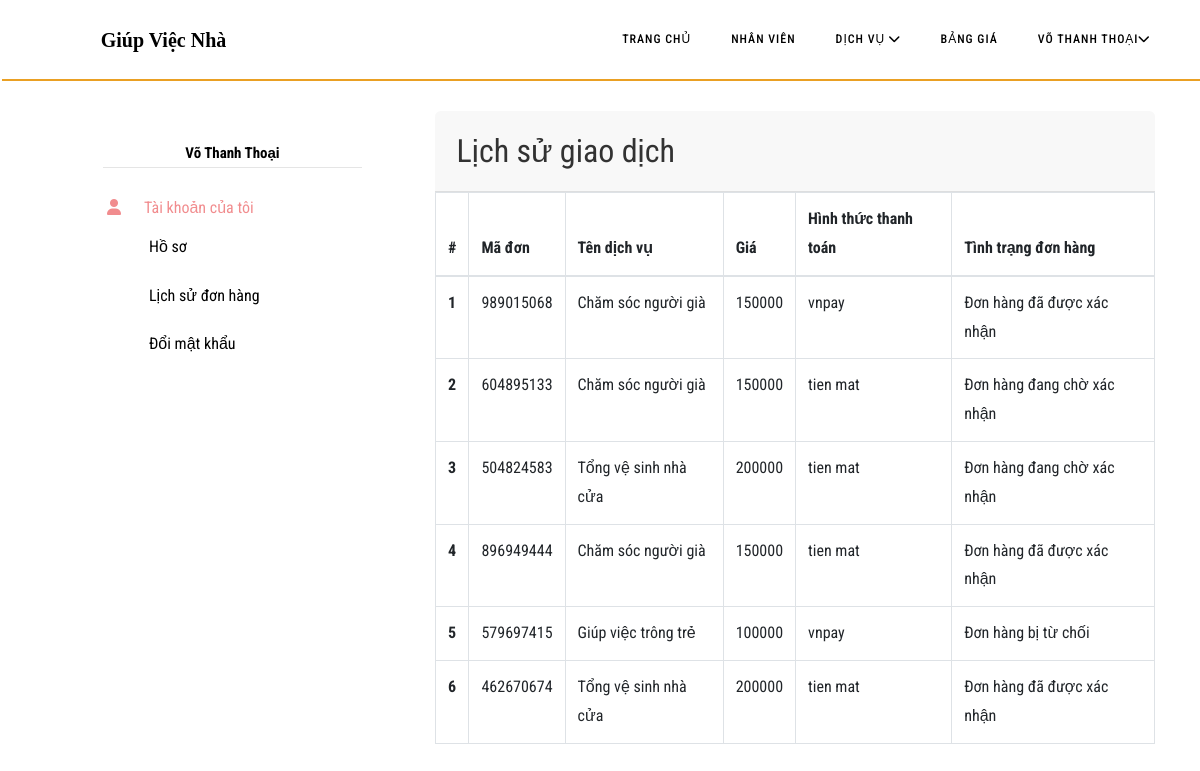
Screenshot of /giupviec/history.php (signed in) with the database file from the repository.
### tables this page shows
CREATE TABLE `khachhang` (
  `ID` int(10) NOT NULL,
  `tennd` varchar(200) DEFAULT NULL,
  `email` varchar(200) DEFAULT NULL,
  `diachi` varchar(200) DEFAULT NULL,
  `password` varchar(200) DEFAULT NULL,
  `gioitinh` enum('Nam','Nữ') DEFAULT NULL,
  `sdt` bigint(20) DEFAULT NULL
);

CREATE TABLE `dondatdichvu` (
  `ID` int(10) NOT NULL,
  `madondat` varchar(80) DEFAULT NULL,
  `ma_kh` int(11) NOT NULL,
  `tennd` varchar(80) DEFAULT NULL,
  `email` varchar(80) DEFAULT NULL,
  `diachi` varchar(80) DEFAULT NULL,
  `sdt` int(11) DEFAULT NULL,
  `ngaydat` varchar(120) DEFAULT NULL,
  `thoigian` varchar(120) DEFAULT NULL,
  `tennv` varchar(200) NOT NULL,
  `ID_dv` int(10) NOT NULL,
  `tendv` varchar(120) NOT NULL,
  `ghichu_kh` varchar(500) NOT NULL,
  `gia` varchar(50) NOT NULL,
  `hinhthucthanhtoan` varchar(50) NOT NULL,
  `ngaythuchien` timestamp NOT NULL DEFAULT current_timestamp(),
  `ghichu` varchar(500) NOT NULL,
  `trangthai` varchar(50) NOT NULL
);

### giupviec/history.php (the view, shortened to what this page needs)
<?php
include('includes/dbconnection.php');
?>
<!DOCTYPE HTML>
<html>
<head>
<link href="admin/css/style.css" rel='stylesheet' type='text/css' />
<link href="admin/css/font-awesome.css" rel="stylesheet">
<link href="css/custom.css" rel="stylesheet">
<link href="css/style.css" rel='stylesheet' type='text/css' />
</head>
<body>
<?php include_once('includes/header.php');?>
<div class="container">
    <div class="row">
    <div class="col-xl-4">
    <?php include_once('includes/sidebar.php');?>
    </div>
	<div class="col-xl-8">
	<div class="cardd mb-4">
	<div class="cardd-header">
		<h2>Lịch sử giao dịch</h2>
</div>
	<table class="table table-bordered"> <thead> <tr><th>#</th> <th>Mã đơn</th>  <th>Tên dịch vụ</th> <th>Giá</th> <th>Hình thức thanh toán</th> <th>Tình trạng đơn hàng</th> </tr> </thead> <tbody>
	<?php
$adminid=$_SESSION['bpmsaid'];
$ret=mysqli_query($con,"select * from dondatdichvu where dondatdichvu.ma_kh='$adminid' ORDER BY dondatdichvu.ID DESC");
$cnt=1;
while ($row=mysqli_fetch_array($ret)) {
?>
             <tr> <th scope="row"><?php echo $cnt;?></th> <td><?php  echo $row['madondat'];?></td><td><?php  echo $row['tendv'];?></td> <td><?php  echo $row['gia'];?></td> <td><?php  echo $row['hinhthucthanhtoan'];?></td>
			 <td>
				<?php if($row['trangthai']==1) {
					echo 'Đơn hàng đã được xác nhận';
				}
				elseif($row['trangthai']==2) {
					echo 'Đơn hàng bị từ chối';
				}
				else {
					echo 'Đơn hàng đang chờ xác nhận';
				}
				?>
				<?php
$cnt=$cnt+1;
}?>
				</tr>
				   </tbody> </table>
</div>
</div>
		</div>
</div>
</body>
</html>

### giupviec/includes/header.php (shortened to what this page needs)
<?php
include('includes/dbconnection.php');
  ?>
<!DOCTYPE html>
<html lang="en" >
<head>
  <link rel="stylesheet" href="https://maxcdn.bootstrapcdn.com/font-awesome/4.4.0/css/font-awesome.min.css">
  <link rel="stylesheet" href="https://fontawesome.com/v5/search?q=user&m=free">
  <link rel="stylesheet" type="text/css" href="fonts/icon/css/all.css">
<link rel="stylesheet" href="./style.css">
</head>
<body>
<nav class="navbar navbar-expand-lg navbar-dark ftco_navbar bg-dark ftco-navbar-light" id="ftco-navbar">
      <div class="container">
        <div class="header-logo">
        <div class="background-images">
        <a class="navbar-brand" href="index.php">Giúp Việc Nhà</a>
        </div>
        </div>
        <?php
        if(isset($_SESSION['bpmsaid'])) {
          $adid=$_SESSION['bpmsaid'];
          $ret=mysqli_query($con,"select tennd from khachhang where ID='$adid'");
          $row=mysqli_fetch_array($ret);
          $name=$row['tennd'];
          ?>
          <div class="collapse navbar-collapse" id="ftco-nav">
          <ul class="navbar-nav ml-auto">
            <li class="nav-item "><a href="index.php" class="nav-link">Trang chủ</a></li>
            <li class="nav-item "><a href="staff.php" class="nav-link">Nhân viên</a></li>
            <li class="nav-item"><a href="#" class="nav-link">Dịch vụ <i class="fa fa-chevron-down"></i></a>
              </li>
              <li class="nav-item "><a href="services.php" class="nav-link">Bảng giá</a></li>
              <li class="nav-item"><a href="#" class="nav-link"><?php echo $name; ?><i class="fa fa-chevron-down"></i> </a>
              </li>
          </ul>
          </div>
          <?php
        }
        ?>
      </div>
    </nav>
</body>
</html>

### giupviec/includes/sidebar.php (shortened to what this page needs)
<?php
include('includes/dbconnection.php');
?>
<!DOCTYPE html>
<html lang="en" >
<head>
  <link rel="stylesheet" href="https://maxcdn.bootstrapcdn.com/font-awesome/4.4.0/css/font-awesome.min.css">
  <link rel="stylesheet" href="https://fontawesome.com/v5/search?q=user&m=free">
  <link rel="stylesheet" type="text/css" href="fonts/icon/css/all.css">
<link rel="stylesheet" href="./style.css">
</head>
<body>
<div class="cardd mb-4 mb-xl-0">
<?php
$adid=$_SESSION['bpmsaid'];
$ret=mysqli_query($con,"select tennd from khachhang where ID='$adid'");
$row=mysqli_fetch_array($ret);
$name=$row['tennd'];
?>
                <div class="cardd-body text-center">
                    <div class="titles-avt"><p><?php echo $name; ?></p></div>
                </div>
                <hr class="tt-0 qt-4">
                <div class="all-info">
                <div class="myaccount">
                <a href="profiles_customer.php" alt=""><i class="fa-solid fa-user"></i> &emsp; Tài khoản của tôi</a>
                </div>
                <div class="myprofile">
                <a href="profiles_customer.php" alt="">Hồ sơ</a>
                </div>
                <div class="myprofile">
                <a href="history.php" alt="">Lịch sử đơn hàng</a>
                </div>
                <div class="password_customer">
                <a href="change-passwords.php" alt="">Đổi mật khẩu</a>
                </div>
                </div>
</div>
</body>
</html>

### giupviec/admin/css/style.css (style rules this page uses)
h4, h5, h6, h1, h2, h3 { margin: 0; }
ul, ol { margin: 0; }
p { margin: 0; }
html, body { font-family: 'Roboto Condensed', sans-serif; font-size: 100%; overflow-x: hidden; background: #fff; }
body a { transition: 0.5s all ease; -webkit-transition: 0.5s all ease; -moz-transition: 0.5s all ease; -o-transition: 0.5s all ease; -ms-transition: 0.5s all ease; text-decoration:none; }
h1,h2,h3,h4,h5,h6 { margin:0; }
p { margin:0; }
ul,label { margin:0; padding:0; }
.fa { display: inline-block; font-family: FontAwesome; font-style: normal; font-weight: normal; line-height: 1; -webkit-font-smoothing: antialiased; -moz-osx-font-smoothing: grayscale; }
.charts,.row { margin: 2em 0 0; }
.table > thead > tr > th, .table > tbody > tr > th, .table > tfoot > tr > th, .table > thead > tr > td, .table > tbody > tr > td, .table > tfoot > tr > td { border-top: none; }

### rows the page displays
khachhang: tennd "VÕ THANH THOẠI", tennd "Võ Thanh Thoại"
dondatdichvu: madondat "989015068", tendv "Chăm sóc người già", gia "150000", hinhthucthanhtoan "vnpay", trangthai "Đơn hàng đã được xác nhận"
dondatdichvu: madondat "604895133", tendv "Chăm sóc người già", gia "150000", hinhthucthanhtoan "tien mat", trangthai "Đơn hàng đang chờ xác nhận"
dondatdichvu: madondat "504824583", tendv "Tổng vệ sinh nhà cửa", gia "200000", hinhthucthanhtoan "tien mat", trangthai "Đơn hàng đang chờ xác nhận"
dondatdichvu: madondat "896949444", tendv "Chăm sóc người già", gia "150000", hinhthucthanhtoan "tien mat", trangthai "Đơn hàng đã được xác nhận"
dondatdichvu: madondat "579697415", tendv "Giúp việc trông trẻ", gia "100000", hinhthucthanhtoan "vnpay", trangthai "Đơn hàng bị từ chối"
dondatdichvu: madondat "462670674", tendv "Tổng vệ sinh nhà cửa", gia "200000", hinhthucthanhtoan "tien mat", trangthai "Đơn hàng đã được xác nhận"
